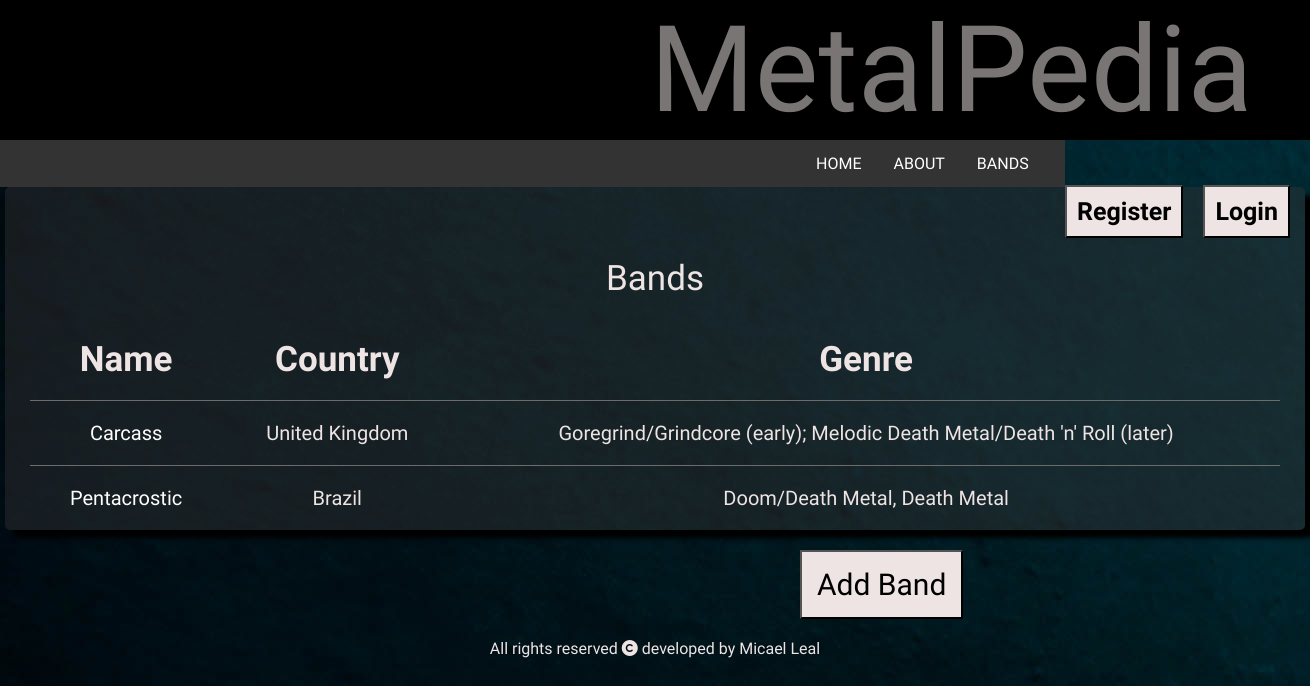
Before: /metalpedia/bands/ with the older database file.
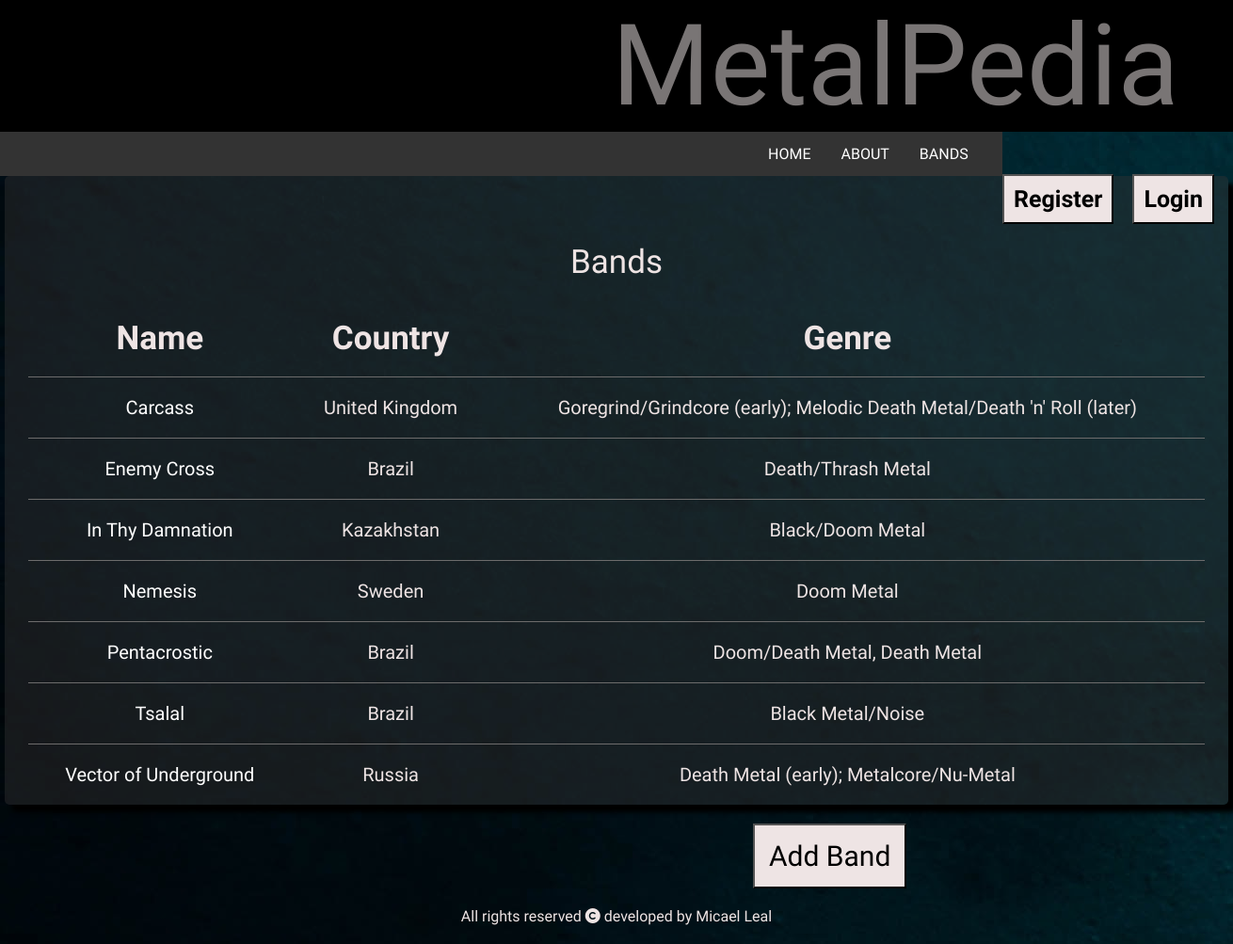
After: the same page with the newer database file.
### bands/models.py (models this page shows)
class Band(models.Model):
    name = models.CharField(max_length=200)
    genre = models.CharField(max_length=100)
    country = models.CharField(max_length=50,null=True,blank=True)
    status = models.CharField(max_length=15,null=True,blank=True)
    formed = models.CharField(max_length=50,null=True,blank=True)
    notes = RichTextField(blank=True,null=True)
    approved = models.BooleanField('Approved',default=False)
    user = models.ForeignKey(User,on_delete=models.CASCADE)

### bands/views.py (the view)
# urls.py: path('bands/',views.bands,name='bands'),
def bands(request):
    bands_list= Band.objects.all().order_by('name').values()
    context = {'bands_list': bands_list,}
    return render(request, 'bands/bands.html',context)

### bands/templates/bands/bands.html (shortened to what this page needs)
{% extends 'bands/base.html' %}
{% block content %}
<body>
      <div class="bandsList">
        <table class="bandsListTable">
              <thead >
                <tr>
                  <th>Name</th>
                  <th>Country</th>
                  <th>Genre</th>
                </tr>
              </thead>
              <caption>Bands</caption>
              <tbody>
                {% for band in bands_list %}
                {% if band.approved %}
                <tr class="bandsRows">
                  <td class="bandName"><a class="bandNameLink" href="/metalpedia/{{band.id}}/">{{band.name}}</a></td>
                  <td class="bandCountry">{{band.country}}</td>
                  <td class="bandGenre">{{band.genre}}</td>
                </tr>
                {% endif %}
                {% endfor %}
                </tbody>
                </table>
      </div>
              <button class="addBtn"><a class="addBtnTxt" href="/metalpedia/add/">Add Band</a></button>
</body>
{% endblock %}

### bands/templates/bands/base.html (shortened to what this page needs)
{% load static %}
<!DOCTYPE html>
<html lang="en">
<head>
    {% load static %}
    <link rel="stylesheet" href="{% static 'bands/style.css' %}">
</head>
<body>
    <header>
      <h1 class="title">MetalPedia</h1>
      {% if user.is_authenticated %}
      <p style="color:rgb(238, 228, 228);
      font-size: 25px;
      font-family: 'Ubuntu';
      float: right;
      font-weight: 600;
      padding-top:55px;
      padding-right:15px;
      ">logged in as <a href="/metalpedia/profile/">{{user.username}}</a></p>
      <button class="loginRegisterBtn"><a class="loginRegisterTxt"href="{% url 'logoutUser' %}">Log Out</a></button>
      {% else %}
      <button class="loginRegisterBtn"><a class="loginRegisterTxt" href="/metalpedia/login/">Login</a></button>
      <button class="loginRegisterBtn"><a class="loginRegisterTxt"href="/metalpedia/register/">Register</a></button>
      {% endif %}
    </header>
    <ul class="navBar">
      <div class="navBarLinks">
        <li><a href="/metalpedia/">HOME</a></li>
        <li><a href="/metalpedia/about/">ABOUT</a></li>
        <li><a href="/metalpedia/bands/">BANDS</a></li>
      </div>
    </ul>
<body>
  {% block content %}
  {% endblock %}
</body>
<footer>
  <p class="footerTxt">All rights reserved <i class="fa-solid fa-copyright"></i> developed by Micael Leal</p>
</footer>
</html>

### bands/static/bands/style.css (style rules this page uses)
* { margin: 0px; padding: 0px; }
.title { font-family: 'Metal Mania', cursive; color: rgb(121, 117, 117); text-align: center; font-size: 120px; width: 500px; margin-left: 650px; display: inline; font-weight: 400; }
body { background-image:url('body-background.jpg') ; background-size:auto; background-attachment: fixed; }
header { background-color: black; }
.loginRegisterBtn { background-color:rgb(238, 228, 228) ; padding: 10px; margin-right: 20px; margin-top: 45px; display: inline; float: right; }
.loginRegisterTxt { font-size: 25px; font-family: 'Ubuntu'; color: black; text-decoration: none; font-weight: 600; }
.navBar { list-style-type: none; margin: 0; padding: 0; overflow: hidden; background-color: #333; font-family: 'Ubuntu', sans-serif; font-weight: 500; }
li { float:left; }
.navBarLinks { margin-left: 800px; float:left; }
li a { display: block; color: white; text-align: center; padding: 14px 16px; text-decoration: none; }
a { text-decoration: none; color: rgb(255, 255, 255); }
.bandsListTable { margin-left: auto; margin-right: auto; color: rgb(238, 228, 228); font-size: 35px; font-family: 'Ubuntu'; margin-top: 25px; border-collapse: collapse; width: 1250px; }
.bandsList { width: 1300px; margin-left: auto; margin-right: auto; background-color: rgba(51, 51, 51, 0.437); box-shadow: 8px 8px 5px #000000; border-radius: 5px; }
.bandNameLink { color: white; text-decoration: none; }
.bandsRows { margin-left: 10px; }
.bandCountry,.bandName,.bandGenre { border-top: 1px solid rgb(109, 108, 108); font-size: 20px; }
.addBtn { padding: 15px; margin-left: 800px; margin-top: 20px; background-color: rgb(238, 228, 228); }
.addBtnTxt { font-size: 30px; font-family: 'Ubuntu'; color: black; text-decoration: none; }
td,th,caption { padding: 20px; text-align: center; }
caption { font-family: 'Metal Mania', cursive; color: rgb(238, 228, 228); }
.footerTxt { color:rgb(238, 228, 228); font-family: 'Ubuntu'; text-align: center; padding: 20px; left: 0; bottom: 0; }

Changed rows visible on the page:
added Band: name "Enemy Cross", country "Brazil", genre "Death/Thrash Metal"
added Band: name "In Thy Damnation", country "Kazakhstan", genre "Black/Doom Metal"
added Band: name "Nemesis", country "Sweden", genre "Doom Metal"
added Band: name "Tsalal", country "Brazil", genre "Black Metal/Noise"
added Band: name "Vector of Underground", country "Russia", genre "Death Metal (early); Metalcore/Nu-Metal"
